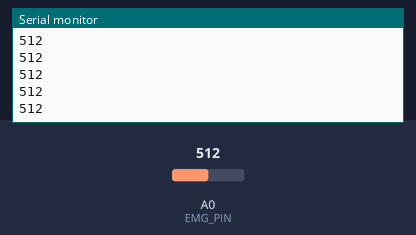
Bench run of a sketch on a simulated Arduino Uno, built with avr-gcc and run on an emulated ATmega328P. Shown: the last lines printed to the serial monitor. The test bench sets the inputs (shaded band); at power-on: A0 (EMG_PIN) = 512.

Above: at 1.4 s.
1.5 s: A0 (EMG_PIN) set to 716
At 2.5 s:
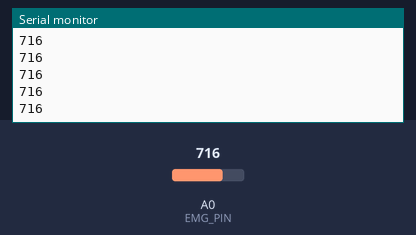
3.0 s: A0 (EMG_PIN) set to 900
At 4.0 s:
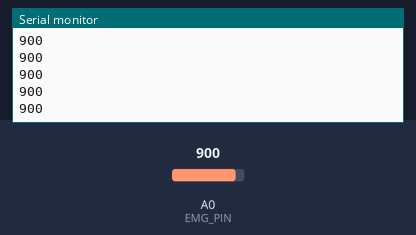
Timing chart, 0 to 6.0 s (numbered marks = the images above; inputs shaded):
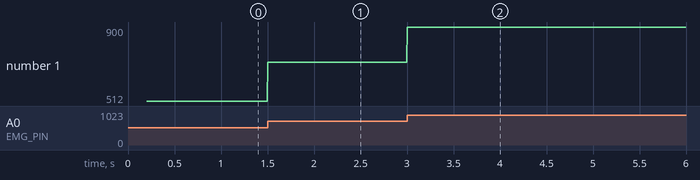

The sketch:

emg_simple_stream.ino
```cpp
#define EMG_PIN A0
#define BAUD 115200

void setup() {
  Serial.begin(BAUD);
  analogReference(DEFAULT);
  delay(200);
  Serial.println("EMG_STREAM_OK");
}

void loop() {
  int v = analogRead(EMG_PIN);
  Serial.println(v);
  delay(5);
}
```

Measured:
- after the input at 1.5 s, the serial monitor: prints a new line at once (image 1)
- after the input at 3.0 s, the serial monitor: prints a new line at once (image 2)
- plotted number 1: 512 → 716 after the input at 1.5 s, 716 → 900 after the input at 3.0 s
